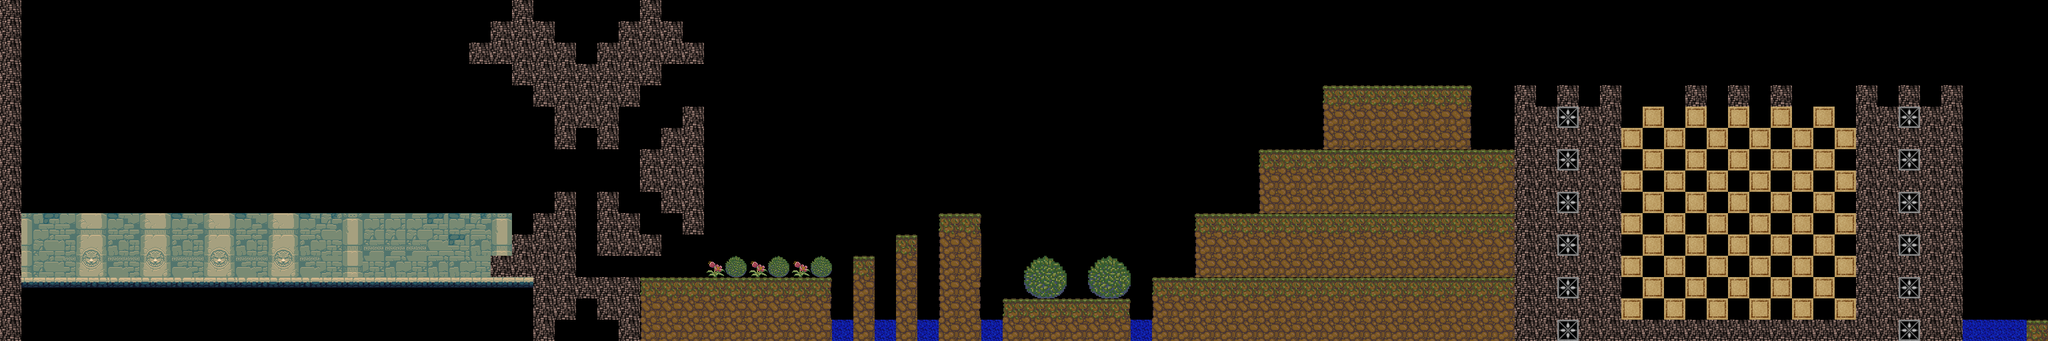

This game map was drawn from its Tiled (.tmx) file and the tilesets committed beside it. A one-line description and the full map source follow:
An orthogonal 96x16 tile map with 32x32 px tiles, 1 tile layer (Tile Layer 1).

<map version="1.0" orientation="orthogonal" renderorder="right-down" width="96" height="16" tilewidth="32" tileheight="32" nextobjectid="1">
 <tileset firstgid="1" name="MapTemplate" tilewidth="32" tileheight="32" tilecount="768" columns="32">
  <image source="MapTemplate.png" trans="ff00ff" width="1024" height="768" />
 </tileset>
 <layer name="Tile Layer 1" width="96" height="16">
  <data encoding="csv">
163,0,258,258,0,258,258,0,258,258,0,258,258,0,258,258,0,258,258,0,258,258,0,258,163,0,258,258,258,0,163,0,0,0,0,0,0,0,0,0,0,0,0,0,0,0,0,0,0,0,0,0,0,0,0,0,0,0,0,0,0,0,0,0,0,0,0,0,0,0,0,0,0,0,0,0,0,0,0,0,0,0,0,0,0,0,0,0,0,0,0,0,0,0,0,0,
163,258,0,258,258,258,0,258,0,258,258,258,0,258,0,258,258,258,0,258,0,258,258,163,163,163,0,258,0,163,163,163,0,0,0,0,0,0,0,0,0,0,0,0,0,0,0,0,0,0,0,0,0,0,0,0,0,0,0,0,0,0,0,0,0,0,0,0,0,0,0,0,0,0,0,0,0,0,0,0,0,0,0,0,0,0,0,0,0,0,0,0,0,0,0,0,
163,0,258,258,0,258,258,0,258,258,0,258,258,0,258,258,0,258,258,0,258,258,163,163,163,163,163,0,163,163,163,163,163,0,0,0,0,0,0,0,0,0,0,0,0,0,0,0,0,0,0,0,0,0,0,0,0,0,0,0,0,0,0,0,0,0,0,0,0,0,0,0,0,0,0,0,0,0,0,0,0,0,0,0,0,0,0,0,0,0,0,0,0,0,0,0,
163,258,0,258,258,258,0,258,0,258,258,258,0,258,0,258,258,258,0,258,0,258,258,258,163,163,163,163,163,163,163,258,258,0,0,0,0,0,0,0,0,0,0,0,0,0,0,0,0,0,0,0,0,0,0,0,0,0,0,0,0,0,0,0,0,0,0,0,0,0,0,0,0,0,0,0,0,0,0,0,0,0,0,0,0,0,0,0,0,0,0,0,0,0,0,0,
163,258,258,0,258,0,258,258,258,0,258,0,258,258,258,0,258,0,258,258,258,0,258,0,258,163,163,163,163,163,258,258,258,0,0,0,0,0,0,0,0,0,0,0,0,0,0,0,0,0,0,0,0,0,0,0,0,0,0,0,0,0,201,202,202,202,202,202,203,0,0,163,0,163,0,163,0,0,0,163,0,163,0,163,0,0,0,163,0,163,0,163,0,0,0,0,
163,258,258,258,0,258,258,258,258,258,0,258,258,258,258,258,0,258,258,258,258,258,0,258,258,258,163,163,163,258,258,258,163,0,0,0,0,0,0,0,0,0,0,0,0,0,0,0,0,0,0,0,0,0,0,0,0,0,0,0,0,0,233,234,234,234,234,234,235,0,0,163,163,68,163,163,2684354818,71,2684354818,71,2684354818,71,2684354818,71,2684354818,71,2684354818,163,163,68,163,163,0,0,0,0,
163,258,258,0,258,0,258,258,258,0,258,0,258,258,258,0,258,0,258,258,258,0,258,0,258,258,163,258,163,258,258,163,163,0,0,0,0,0,0,0,0,0,0,0,0,0,0,0,0,0,0,0,0,0,0,0,0,0,0,0,0,0,233,234,234,234,234,234,235,0,0,163,163,163,163,163,71,2684354818,71,2684354818,71,2684354818,71,2684354818,71,2684354818,71,163,163,163,163,163,0,0,0,0,
163,258,0,258,258,258,0,258,0,258,258,258,0,258,0,258,258,258,0,258,0,258,258,258,0,258,258,258,258,258,163,163,163,0,0,0,0,0,0,0,0,0,0,0,0,0,0,0,0,0,0,0,0,0,0,0,0,0,0,201,202,202,202,202,202,202,202,202,202,202,202,163,163,68,163,163,2684354818,71,2684354818,71,2684354818,71,2684354818,71,2684354818,71,2684354818,163,163,68,163,163,0,0,0,0,
163,0,258,258,0,258,258,0,258,258,0,258,258,0,258,258,0,258,258,0,258,258,0,258,258,0,258,258,258,258,163,163,163,0,0,0,0,0,0,0,0,0,0,0,0,0,0,0,0,0,0,0,0,0,0,0,0,0,0,233,234,234,234,234,234,234,234,234,234,234,234,163,163,163,163,163,71,2684354818,71,2684354818,71,2684354818,71,2684354818,71,2684354818,71,163,163,163,163,163,0,0,0,0,
163,258,0,258,258,258,0,258,0,258,258,258,0,258,0,258,258,258,0,258,0,258,258,258,0,258,163,258,163,258,258,163,163,0,0,0,0,0,0,0,0,0,0,0,0,0,0,0,0,0,0,0,0,0,0,0,0,0,0,233,234,234,234,234,234,234,234,234,234,234,234,163,163,68,163,163,2684354818,71,2684354818,71,2684354818,71,2684354818,71,2684354818,71,2684354818,163,163,68,163,163,0,0,0,0,
163,450,451,452,453,454,452,453,454,452,453,454,452,453,454,462,463,464,464,464,451,454,462,463,258,163,163,258,163,163,258,258,163,0,0,0,0,0,0,0,0,0,0,0,201,203,0,0,0,0,0,0,0,0,0,0,201,202,202,202,202,202,202,202,202,202,202,202,202,202,202,163,163,163,163,163,71,2684354818,71,2684354818,71,2684354818,71,2684354818,71,2684354818,71,163,163,163,163,163,0,0,0,0,
163,482,483,484,485,486,484,485,486,484,485,486,484,485,486,494,495,496,496,496,483,451,486,495,163,163,163,258,163,163,163,258,258,0,0,0,0,0,0,0,0,0,202,0,233,234,0,0,0,0,0,0,0,0,0,0,233,234,234,234,234,234,234,234,234,234,234,234,234,234,234,163,163,68,163,163,2684354818,71,2684354818,71,2684354818,71,2684354818,71,2684354818,71,2684354818,163,163,68,163,163,0,0,0,0,
163,482,483,516,517,518,516,517,518,516,517,518,516,517,518,494,495,494,493,494,493,493,494,163,163,163,163,258,258,258,258,258,258,171,169,171,169,171,169,0,202,0,234,0,233,234,0,0,77,78,0,77,78,0,0,0,233,234,234,234,234,234,234,234,234,234,234,234,234,234,234,163,163,163,163,163,71,2684354818,71,2684354818,71,2684354818,71,2684354818,71,2684354818,71,163,163,163,163,163,0,0,0,0,
163,548,548,548,549,550,551,552,553,548,549,550,551,552,553,548,548,548,548,548,548,548,548,548,548,163,163,163,163,163,201,202,202,202,202,202,202,202,203,0,234,0,234,0,233,235,0,0,109,110,0,109,110,0,201,202,202,202,202,202,202,202,202,202,202,202,202,202,202,202,202,163,163,68,163,163,2684354818,71,2684354818,71,2684354818,71,2684354818,71,2684354818,71,2684354818,163,163,68,163,163,0,0,0,0,
163,258,258,258,258,258,258,258,258,258,258,258,258,258,258,258,258,258,258,258,258,258,258,258,258,163,163,0,163,163,233,234,234,234,234,234,234,234,235,0,234,0,234,0,233,235,0,201,202,202,202,202,203,0,233,234,234,234,234,234,234,234,234,234,234,234,234,234,234,234,234,163,163,163,163,163,71,2684354818,71,258,71,258,71,258,71,2684354818,71,163,163,163,163,163,0,0,0,0,
163,258,258,258,258,258,258,258,258,258,258,258,258,258,258,258,258,258,258,258,258,258,258,258,258,163,0,0,0,163,233,234,234,234,234,234,234,234,234,195,234,195,234,195,234,234,195,234,234,234,234,234,234,195,234,234,234,234,234,234,234,234,234,234,234,234,234,234,234,234,234,163,163,68,163,163,163,163,163,163,163,163,163,163,163,163,163,163,163,68,163,163,195,195,195,202
</data>
 </layer>
</map>